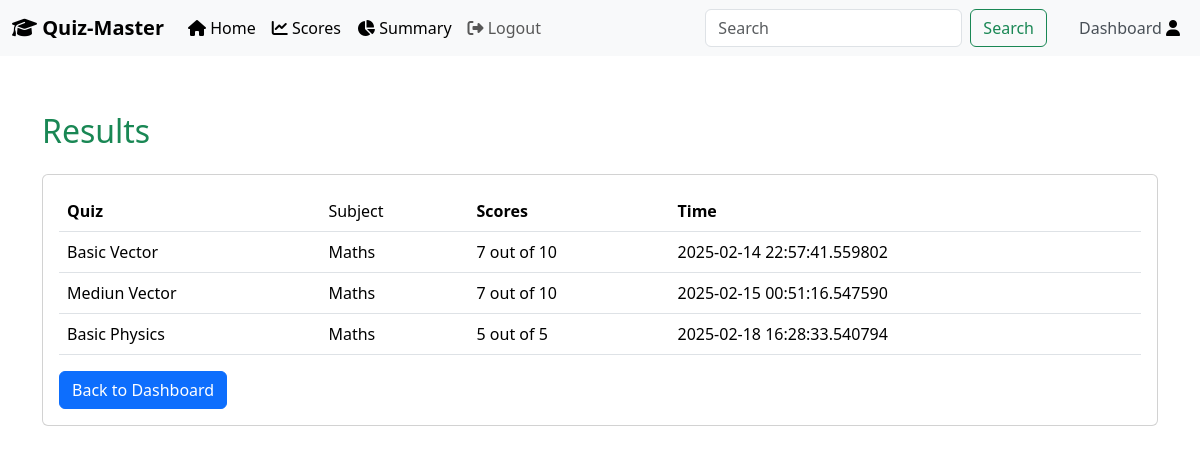
Page /view-result (signed in) on the committed database.
### models/models.py (models this page shows, shortened)
class User(db.Model,UserMixin):
    __tablename__ = "users"
    id = db.Column(db.Integer(), primary_key=True, nullable=False, autoincrement=True)
    username = db.Column(db.String(60), nullable=False, unique=True)
    email_address = db.Column(db.String(150), unique=True, nullable=False)
    full_name = db.Column(db.String(60), nullable=False)
    password_hash = db.Column(db.String(255), nullable=False)
    qualification = db.Column(db.String(), nullable=True)
    dob = db.Column(db.String(), nullable=True)
    role = db.Column(db.String(10), nullable=False, default='user')
    scores = db.relationship('Score', backref='user', lazy=True)
    @property
    def password(self):
        raise AttributeError('password is not a readable attribute')

class Quiz(db.Model):
    __tablename__ = "quizzes"
    id = db.Column(db.Integer(), primary_key=True, nullable=False, autoincrement=True)
    title = db.Column(db.String(), nullable=False)
    chapter_id = db.Column(db.Integer(), db.ForeignKey('chapters.id'), nullable=False)
    date_of_quiz = db.Column(db.Date, nullable=False)
    time_duration = db.Column(db.Time, nullable=False)
    remark = db.Column(db.String(100), nullable=True)
    questions = db.relationship('Question', backref='quiz', lazy=True)

class Subject(db.Model):
    __tablename__ = "subjects"
    id = db.Column(db.Integer(), primary_key=True, nullable=False, autoincrement=True)
    name = db.Column(db.String(20), nullable=False, unique=True)
    description = db.Column(db.String(100), nullable=True)
    chapters = db.relationship('Chapter', backref='subject', lazy=True)

class Score(db.Model):
    __tablename__ = "scores"
    id = db.Column(db.Integer(), primary_key=True, nullable=False, autoincrement=True)
    quiz_id = db.Column(db.Integer(), db.ForeignKey('quizzes.id'))
    user_id = db.Column(db.Integer(), db.ForeignKey('users.id'))
    time_stamp_of_attempt = db.Column(db.DateTime, nullable=False, default=lambda: datetime.now(IST))
    total_scored = db.Column(db.Integer(), nullable=False)
    total_questions = db.Column(db.Integer(),nullable=True)

### controllers/user_route.py (the view)
@app.route('/view-result')
@login_required
def view_result():
    user_scores = Score.query.filter_by(user_id=current_user.id).all()
    quiz_details = []
    for score in user_scores:
        quiz = Quiz.query.filter_by(id=score.quiz_id).first()
        if quiz:
            chapter = Subject.query.filter_by(id=quiz.chapter_id).first()
            quiz_details.append({
                "quiz_name": quiz.title,
                "subject_name": chapter.name if chapter else "Unknown Subject",
                "score": score.total_scored,
                "total_questions": score.total_questions,
                "time": score.time_stamp_of_attempt  # Assuming you have a timestamp field in Score model
            })
    if not user_scores:
        flash('User has not attempted any quiz:', 'danger')
    return render_template('view_result.html', user_scores=user_scores, quiz_details=quiz_details)

### app.py (called while the page is built)
@login_manager.user_loader
def load_user(user_id):
    return db.session.get(User, int(user_id))

### templates/view_result.html
{% extends "base.html" %}
{% block content %}
<div class="container">
    <h2 class="mb-4 text-success">Results</h2>
    <div class="card">
        <div class="card-body">
            <table class="table">
                <thead>
                    <tr>
                        <th>Quiz</th>
                        <td>Subject</td>
                        <th>Scores</th>
                        <th>Time</th>
                    </tr>
                </thead>
                <tbody>
                    {% for quiz_detail in quiz_details %}
                    <tr>
                        <td>{{ quiz_detail.quiz_name }}</td>
                        <td>{{ quiz_detail.subject_name}}</td>
                        <td>{{ quiz_detail.score }} out of {{quiz_detail.total_questions}}</td>
                        <td>{{ quiz_detail.time }}</td>
                    </tr>
                    {% endfor %}
                </tbody>
            </table>
            <a href="{{ url_for('dashboard') }}" class="btn btn-primary">Back to Dashboard</a>
            </div>
    </div>
</div>
{% endblock %}

### rows in the picture
Quiz: quiz_name "Basic Vector"
Subject: subject_name "Maths" "Maths" "Maths"
Score: time "2025-02-14 22:57:41.559802"
Quiz: quiz_name "Mediun Vector"
Score: time "2025-02-15 00:51:16.547590"
Quiz: quiz_name "Basic Physics"
Score: time "2025-02-18 16:28:33.540794"

### other values in the picture
{{ quiz_detail.score }} "7" "7" "5"
{{ quiz_detail.total_questions }} "10" "10" "5"
